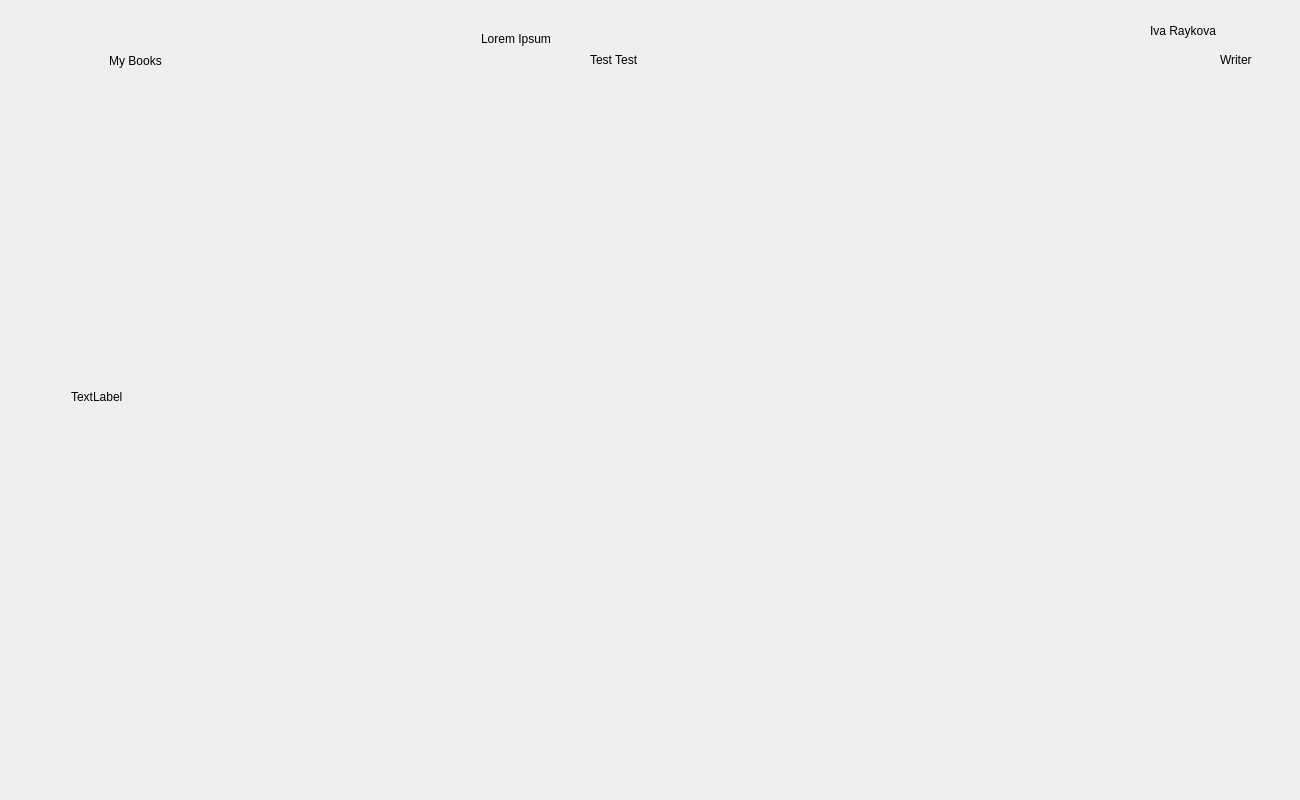
<?xml version="1.0" encoding="UTF-8"?>
<ui version="4.0">
 <class>readBook</class>
 <widget class="QDialog" name="readBook">
  <property name="geometry">
   <rect>
    <x>0</x>
    <y>0</y>
    <width>1300</width>
    <height>800</height>
   </rect>
  </property>
  <property name="windowTitle">
   <string>Read a book</string>
  </property>
  <widget class="QLabel" name="label_7">
   <property name="geometry">
    <rect>
     <x>1150</x>
     <y>10</y>
     <width>181</width>
     <height>41</height>
    </rect>
   </property>
   <property name="styleSheet">
    <string notr="true">font: 700 15pt &quot;Segoe UI&quot;;</string>
   </property>
   <property name="text">
    <string>Iva Raykova</string>
   </property>
  </widget>
  <widget class="QLabel" name="label_8">
   <property name="geometry">
    <rect>
     <x>1220</x>
     <y>50</y>
     <width>61</width>
     <height>20</height>
    </rect>
   </property>
   <property name="styleSheet">
    <string notr="true">
font: 300 11pt &quot;Segoe UI&quot;;</string>
   </property>
   <property name="text">
    <string>Writer</string>
   </property>
  </widget>
  <widget class="QPushButton" name="myBooksBTN">
   <property name="geometry">
    <rect>
     <x>70</x>
     <y>30</y>
     <width>131</width>
     <height>61</height>
    </rect>
   </property>
   <property name="cursor">
    <cursorShape>PointingHandCursor</cursorShape>
   </property>
   <property name="styleSheet">
    <string notr="true">font: 700 11pt &quot;Segoe UI&quot;;
border-radius: 4px;
</string>
   </property>
   <property name="text">
    <string>My Books</string>
   </property>
  </widget>
  <widget class="QScrollArea" name="scrollArea">
   <property name="geometry">
    <rect>
     <x>70</x>
     <y>120</y>
     <width>1171</width>
     <height>641</height>
    </rect>
   </property>
   <property name="styleSheet">
    <string notr="true">background-color: transparent;</string>
   </property>
   <property name="widgetResizable">
    <bool>true</bool>
   </property>
   <widget class="QWidget" name="scrollAreaWidgetContents">
    <property name="geometry">
     <rect>
      <x>0</x>
      <y>0</y>
      <width>1169</width>
      <height>639</height>
     </rect>
    </property>
    <property name="styleSheet">
     <string notr="true"/>
    </property>
    <widget class="QTextEdit" name="contentInput1">
     <property name="geometry">
      <rect>
       <x>0</x>
       <y>-70</y>
       <width>1171</width>
       <height>631</height>
      </rect>
     </property>
     <property name="styleSheet">
      <string notr="true"/>
     </property>
    </widget>
    <widget class="QLabel" name="contentInput">
     <property name="geometry">
      <rect>
       <x>0</x>
       <y>0</y>
       <width>1171</width>
       <height>551</height>
      </rect>
     </property>
     <property name="text">
      <string>TextLabel</string>
     </property>
     <property name="wordWrap">
      <bool>true</bool>
     </property>
    </widget>
    <zorder>contentInput</zorder>
    <zorder>contentInput1</zorder>
   </widget>
  </widget>
  <widget class="QLabel" name="label_2">
   <property name="geometry">
    <rect>
     <x>481</x>
     <y>20</y>
     <width>231</width>
     <height>37</height>
    </rect>
   </property>
   <property name="styleSheet">
    <string notr="true">font: 700 17pt &quot;Segoe UI&quot;;</string>
   </property>
   <property name="text">
    <string>Lorem Ipsum</string>
   </property>
  </widget>
  <widget class="QLabel" name="label_3">
   <property name="geometry">
    <rect>
     <x>590</x>
     <y>50</y>
     <width>71</width>
     <height>20</height>
    </rect>
   </property>
   <property name="styleSheet">
    <string notr="true">font: 10pt &quot;Segoe UI&quot;;</string>
   </property>
   <property name="text">
    <string>Test Test</string>
   </property>
  </widget>
 </widget>
 <resources/>
 <connections/>
</ui>
